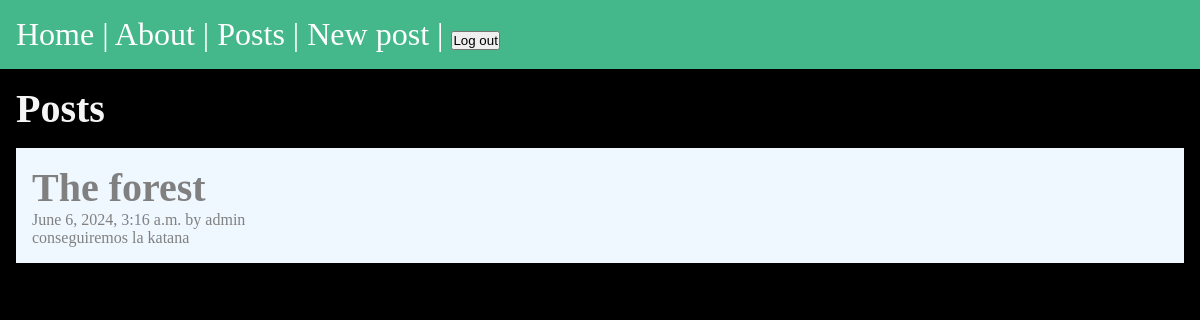
Page /posts/ (signed in) on the earlier database version.
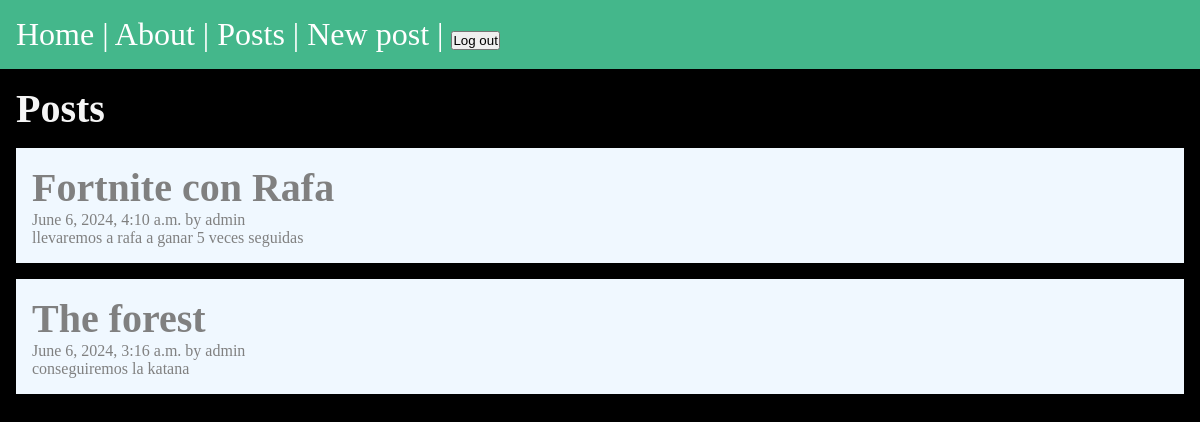
Same page on the later database version.
### posts/models.py (models this page shows, shortened)
class Post(models.Model):
    title = models.CharField(max_length=75)
    body = models.TextField()
    slug = models.SlugField()
    date = models.DateTimeField(auto_now_add=True)
    due_date = models.DateTimeField()
    author = models.ForeignKey(User, on_delete=models.CASCADE, default=None)

### posts/views.py (the view)
# urls.py: path('', views.posts_list, name='list'),
@login_required(login_url='/users/login/')
def posts_list(request):
    posts = Post.objects.all().order_by('-date')
    return render(request, 'posts/posts_list.html', {'posts': posts})

### posts/templates/posts/posts_list.html (shortened to what this page needs)
{% extends "layout.html" %}
{% block content %}
    <section>
        <h1>Posts</h1>
        {% for post in posts %}
            <article>
                <div class='post'>
                <a href="{% url 'posts:page' slug=post.slug %}">
                    <h2>
                        {{ post.title }}
                    </h2>
                    <p>{{ post.date }} by {{ post.author}}</p>
                    <p>{{ post.body }}</p>
                </a>
                </div>
            </article>
        {% endfor %}
    </section>
{% endblock %}

### templates/layout.html (shortened to what this page needs)
<!DOCTYPE html>
{% load static %}
<html lang="en">
<head>
    <link rel="stylesheet" href="{% static 'css/style.css' %}">
</head>
<body>
    <nav>
        <a href="/">Home</a> |
        <a href="/about">About</a> |
        {% if user.is_authenticated %}
        <a href="{% url 'posts:list' %}">Posts</a> |
        <a href="{% url 'posts:new-post' %}">New post</a> |
        <form class='logout' action="{% url 'users:logout' %}" method='post'>
            <button class='logout-button'>
                Log out
            </button>
        </form>
        {% else %}
        <a href="{% url 'users:login' %}">Log in</a> |
        <a href="{% url 'users:register' %}">Register</a>
        {% endif %}
    </nav>
    <main>
        {% block content %}
        {% endblock %}
    </main>
</body>
</html>

### assets/css/style.css (style rules this page uses)
* { margin: 0; padding: 0; box-sizing: border-box; }
body { min-height: 100vh; background-color: black; color: whitesmoke; font-size: 3rem; }
nav { padding: 1rem; background-color: #44B78B; color: white; font-size: 2rem; }
nav a { color: white }
main { padding: 1rem; }
section { display: flex; flex-flow: column; gap: 1rem; }
h1, h2 { font-size: 2.5rem; }
p { font-size: 1rem; }
a { text-decoration: none; color: white; }
.logout { display: inline-block; }
.post { background-color:aliceblue; padding: 1rem }
.post a { color: grey; text-decoration: none; }

Differences in the rows shown:
added Post: title "Fortnite con Rafa", date "June 6, 2024, 4:10 a.m.", author "admin", body "llevaremos a rafa a ganar 5 veces seguidas"
